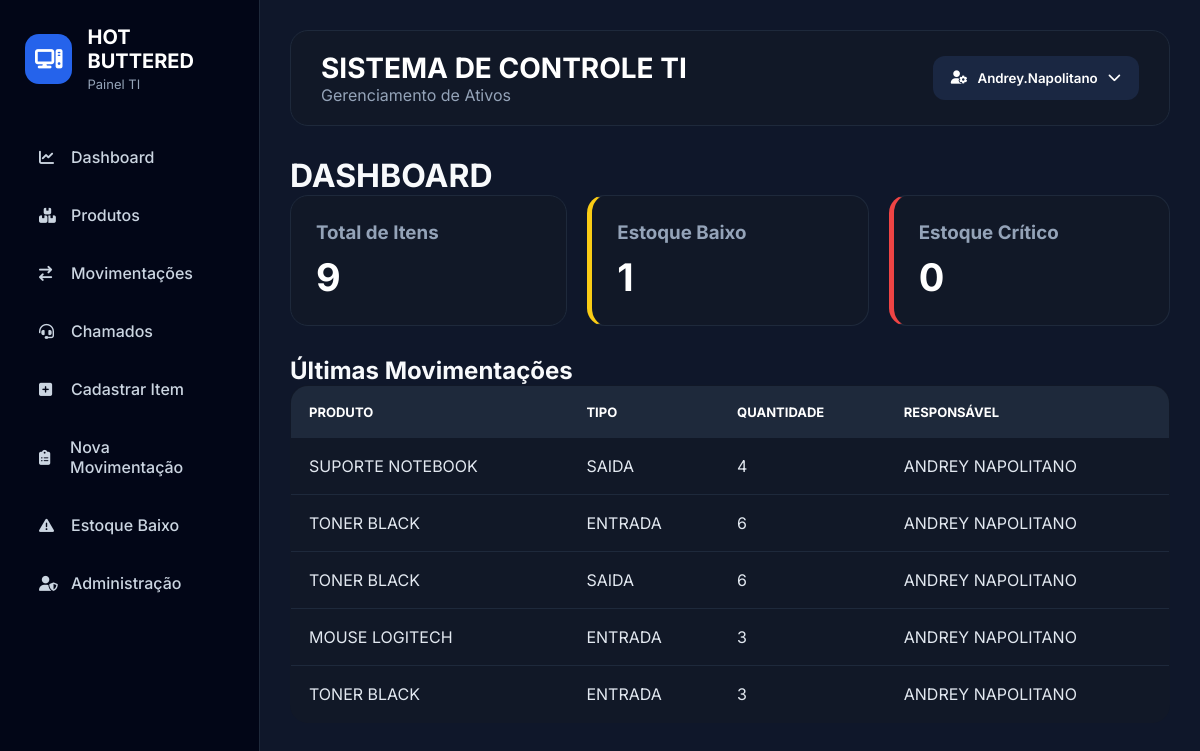
The page /dashboard/ (signed in) on the database its author committed.
### estoque/models.py (models this page shows, shortened)
class Movimentacao(models.Model):
    TIPO_CHOICES = [
        ('ENTRADA', 'ENTRADA'),
        ('SAIDA', 'SAIDA'),
    ]
    produto = models.ForeignKey(Produto, on_delete=models.CASCADE)
    tipo = models.CharField(max_length=20, choices=TIPO_CHOICES)
    quantidade = models.IntegerField()
    responsavel = models.CharField(max_length=100)
    data = models.DateTimeField(auto_now_add=True)

class Produto(models.Model):
    STATUS_CHOICES = [
        ('OK', 'OK'),
        ('BAIXO', 'BAIXO'),
        ('CRITICO', 'CRITICO'),
    ]
    nome = models.CharField(max_length=200)
    categoria = models.CharField(max_length=100)
    quantidade = models.IntegerField()
    minimo = models.IntegerField()
    local = models.CharField(max_length=100)
    status = models.CharField(max_length=20, choices=STATUS_CHOICES)
    def __str__(self):
        return self.nome

### estoque/views.py (the view)
    def wrapper(request, *args, **kwargs):
        if not request.user.is_staff:
            return HttpResponseForbidden("Acesso negado.")
        return view_func(request, *args, **kwargs)

### estoque/views.py (called while the page is built)
def somente_admin(view_func):
    def wrapper(request, *args, **kwargs):
        if not request.user.is_staff:
            return HttpResponseForbidden("Acesso negado.")
        return view_func(request, *args, **kwargs)
    return wrapper

@login_required
@somente_admin
def dashboard(request):
    produtos = Produto.objects.all()
    movimentacoes = Movimentacao.objects.order_by('-data')[:5]
    total_itens = produtos.count()
    itens_baixos = produtos.filter(status='BAIXO').count()
    itens_criticos = produtos.filter(status='CRITICO').count()
    context = {
        'produtos': produtos,
        'movimentacoes': movimentacoes,
        'total_itens': total_itens,
        'itens_baixos': itens_baixos,
        'itens_criticos': itens_criticos,
    }
    return render(request, 'estoque/dashboard.html', context)

### estoque/templates/estoque/dashboard.html
{% extends 'estoque/base.html' %}
{% block content %}
<h1>DASHBOARD</h1>
<div class="cards">
    <div class="card">
        <h3>Total de Itens</h3>
        <p>{{ total_itens }}</p>
    </div>
    <a href="{% url 'estoque_baixo' %}" class="card amarelo">
    <h3>Estoque Baixo</h3>
    <p>{{ itens_baixos }}</p>
</a>
    <div class="card vermelho">
        <h3>Estoque Crítico</h3>
        <p>{{ itens_criticos }}</p>
    </div>
</div>
<h2>Últimas Movimentações</h2>
<table>
    <tr>
        <th>Produto</th>
        <th>Tipo</th>
        <th>Quantidade</th>
        <th>Responsável</th>
    </tr>
    {% for mov in movimentacoes %}
    <tr>
        <td>{{ mov.produto }}</td>
        <td>{{ mov.tipo }}</td>
        <td>{{ mov.quantidade }}</td>
        <td>{{ mov.responsavel }}</td>
    </tr>
    {% endfor %}
</table>
{% endblock %}

### estoque/templates/estoque/base.html (shortened to what this page needs)
{% load static %}
<!DOCTYPE html>
<html lang="pt-br">
<head>
    <link rel="stylesheet"
        href="https://cdnjs.cloudflare.com/ajax/libs/font-awesome/6.5.2/css/all.min.css">
    <link rel="stylesheet" href="{% static 'css/style.css' %}">
</head>
<body>
    <aside class="sidebar">
        <div class="logo-area">
            <div class="logo-icon">
                <i class="fa-solid fa-computer"></i>
            </div>
            <div>
                <h2>HOT BUTTERED</h2>
                <span>Painel TI</span>
            </div>
        </div>
        <nav class="menu">
            {% if request.user.is_staff %}
                <a href="{% url 'dashboard' %}">
                    <i class="fa-solid fa-chart-line"></i>
                    Dashboard
                </a>
                <a href="{% url 'produtos' %}">
                    <i class="fa-solid fa-boxes-stacked"></i>
                    Produtos
                </a>
                <a href="{% url 'movimentacoes' %}">
                    <i class="fa-solid fa-arrow-right-arrow-left"></i>
                    Movimentações
                </a>
<a href="{% url 'chamados_admin' %}">
                    <i class="fa-solid fa-headset"></i>
                    Chamados
                </a>
                <a href="{% url 'cadastrar_item' %}">
                    <i class="fa-solid fa-square-plus"></i>
                    Cadastrar Item
                </a>
                <a href="{% url 'cadastrar_movimentacao' %}">
                    <i class="fa-solid fa-clipboard-list"></i>
                    Nova Movimentação
                </a>
                <a href="{% url 'estoque_baixo' %}">
                    <i class="fa-solid fa-triangle-exclamation"></i>
                    Estoque Baixo
                </a>
                <a href="/admin/">
                    <i class="fa-solid fa-user-shield"></i>
                    Administração
                </a>
            {% endif %}
        </nav>
    </aside>
    <main class="content">
        <div class="topbar">
            <div>
                <h1>SISTEMA DE CONTROLE TI</h1>
                <p>Gerenciamento de Ativos</p>
            </div>
            <div class="usuario-dropdown">
                <button class="usuario-btn">
                    <i class="fa-solid fa-user-gear"></i>
                    {{ request.user.username }}
                    <i class="fa-solid fa-chevron-down"></i>
                </button>
            </div>
        </div>
        <div class="main-content">
            {% block content %}
            {% endblock %}
        </div>
    </main>
</body>
</html>

### estoque/static/css/style.css (style rules this page uses)
* { margin:0; padding:0; box-sizing:border-box; font-family:'Inter', sans-serif; }
html, body { background:#0f172a; color:#e2e8f0; }
body { display:flex; }
.sidebar { width:260px; height:100vh; background:#020617; border-right:1px solid #1e293b; padding:25px; position:fixed; top:0; left:0; }
.logo-area { display:flex; align-items:center; gap:15px; margin-bottom:40px; }
.logo-icon { width:50px; height:50px; background:#2563eb; display:flex; align-items:center; justify-content:center; border-radius:14px; }
.logo-icon i { font-size:22px; color:white; }
.logo-area h2 { color:white; font-size:20px; }
.logo-area span { color:#94a3b8; font-size:13px; }
.menu { display:flex; flex-direction:column; gap:10px; }
.menu a { display:flex; align-items:center; gap:12px; color:#cbd5e1; text-decoration:none; padding:14px; border-radius:10px; transition:0.3s; font-weight:500; }
.menu a i { width:20px; font-size:15px; }
.content { margin-left:260px; width:calc(100% - 260px); min-height:100vh; padding:30px; background:#0f172a; }
.topbar { width:100%; background:#111827; border:1px solid #1e293b; border-radius:18px; padding:20px 30px; display:flex; justify-content:space-between; align-items:center; margin-bottom:30px; }
.topbar h1 { color:white; font-size:28px; }
.topbar p { color:#94a3b8; }
.usuario-dropdown { position:relative; }
.usuario-btn { background:#1a2742; border:none; color:white; padding:14px 18px; border-radius:12px; cursor:pointer; font-weight:600; display:flex; align-items:center; gap:10px; transition:0.3s; }
.cards { display:flex; gap:20px; flex-wrap:wrap; margin-bottom:30px; }
.card { flex:1; min-width:220px; background:#111827; border:1px solid #1e293b; border-radius:18px; padding:25px; transition:0.3s; text-decoration:none; color:white; cursor:pointer; }
.card h3 { color:#94a3b8; margin-bottom:10px; }
.card p { color:white; font-size:38px; font-weight:bold; }
.amarelo { border-left:5px solid #facc15; }
.vermelho { border-left:5px solid #ef4444; }
table { width:100%; border-collapse:collapse; background:#111827; border-radius:18px; overflow:hidden; border:1px solid #1e293b; }
table th { background:#1e293b; color:white; padding:18px; text-align:left; text-transform:uppercase; font-size:13px; }
table td { padding:18px; border-bottom:1px solid #1e293b; color:#e2e8f0; }
.main-content { background:transparent; }
h1, h2, h3, p, td, th { color:#f8fafc; }

### rows shown on the page
Movimentacao: produto "SUPORTE NOTEBOOK", tipo "SAIDA", quantidade "4", responsavel "ANDREY NAPOLITANO"
Movimentacao: produto "TONER BLACK", tipo "ENTRADA", quantidade "6", responsavel "ANDREY NAPOLITANO"
Movimentacao: produto "TONER BLACK", tipo "SAIDA", quantidade "6", responsavel "ANDREY NAPOLITANO"
Movimentacao: produto "MOUSE LOGITECH", tipo "ENTRADA", quantidade "3", responsavel "ANDREY NAPOLITANO"
Movimentacao: produto "TONER BLACK", tipo "ENTRADA", quantidade "3", responsavel "ANDREY NAPOLITANO"

### other values the page prints
{{ request.user.username }} "Andrey.Napolitano"
{{ total_itens }} "9"
{{ itens_baixos }} "1"
{{ itens_criticos }} "0"
